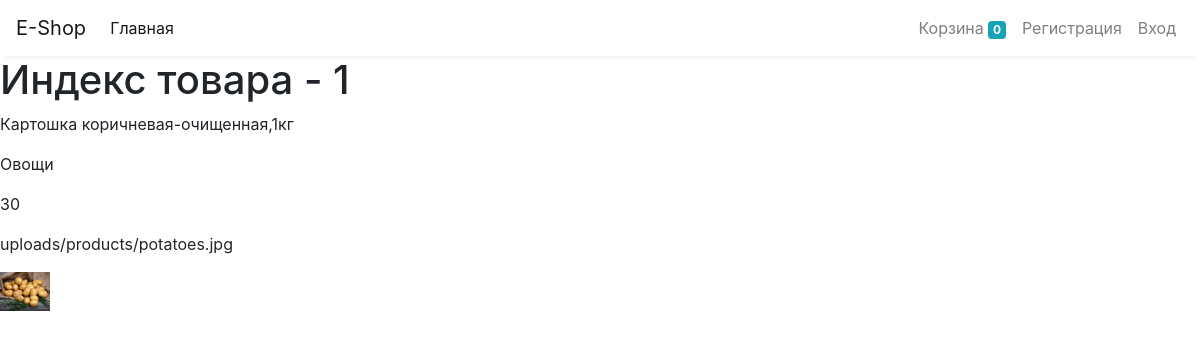
/product/1/, run on the app's committed database.
### store/models/product.py (models this page shows, shortened)
class Product(models.Model):
    class Meta:
        verbose_name = 'Продукт'
        verbose_name_plural = 'Продукты'
    name = models.CharField(verbose_name='Продукт', max_length=100)
    category = models.ForeignKey(Category, on_delete=models.PROTECT, verbose_name='Категория', default=1000)  # CASCADE
    price = models.PositiveIntegerField(verbose_name='Цена', default=0)
    description = models.CharField(verbose_name='Описание', max_length=200, blank=True)
    image = models.ImageField(verbose_name='Фото', upload_to='uploads/products/')
    @staticmethod
    def get_products_by_id(list_id):
        return Product.objects.filter(pk__in=list_id)
    @staticmethod
    def get_all_products():
        return Product.objects.all()

### store/models/category.py (models this page shows, shortened)
class Category(models.Model):
    class Meta:
        verbose_name = 'Категорию'
        verbose_name_plural = 'Категории'
    name = models.CharField(max_length=50, db_index=True, verbose_name='Категория')
    def __str__(self):
        return self.name

### store/views/home.py (the view)
# urls.py: path('product/<slug:product_id>/', product_profile, name='product profile'),
def product_profile(request, product_id):
    context = {
        'products': Product.get_all_products(),
        'product_id': product_id,
        'product': Product.get_products_by_id(product_id).get(),
    }
    return render(request, 'store/product_profile.html', context=context)

### store/templates/store/product_profile.html (shortened to what this page needs)
{% extends 'store/base.html' %}
{% block content %}
    {% load basket %}
    {% load operations %}
    <h1>Индекс товара - {{ product_id }}</h1>
    <p>{{ product.name }}</p>
    <p>{{ product.category }}</p>
    <p>{{ product.price }}</p>
    <p>{{ product.image }}</p>
    <img src="{{product.image.url}}" alt="Card image cap" width="50">
{% endblock %}

### data on the page
Product: name "Картошка коричневая-очищенная,1кг", category "Овощи", price "30", image "uploads/products/potatoes.jpg", image (picture)

### other printed values
{{ request.session.basket.keys|length }} "0"
{{ product_id }} "1"
